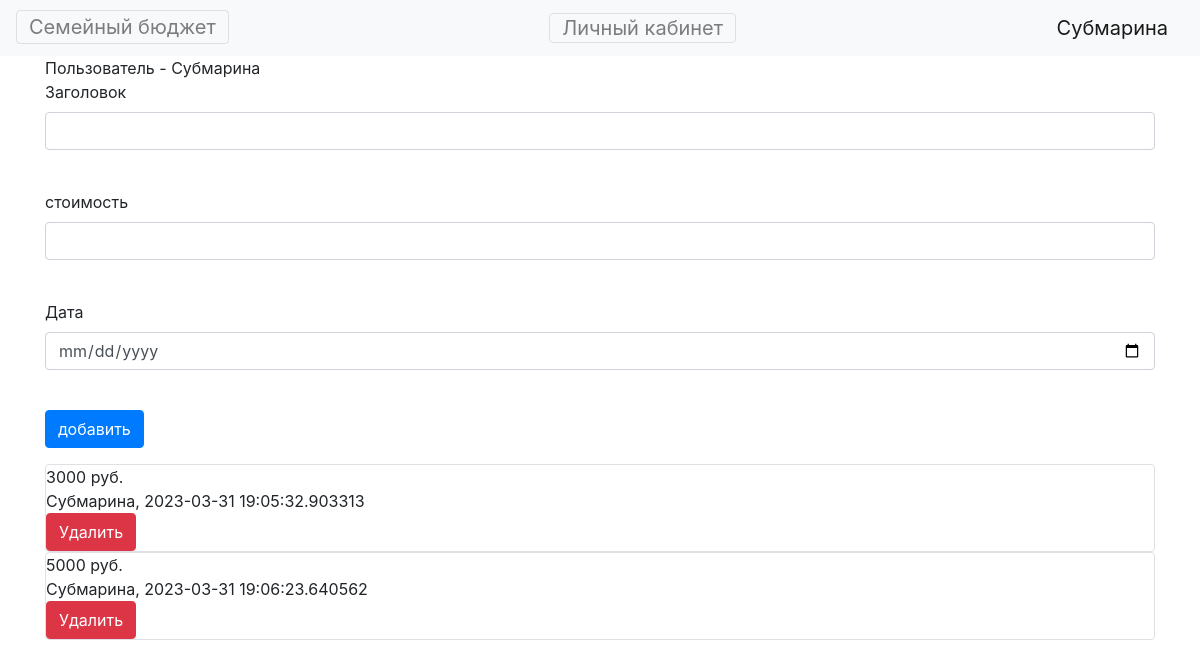
/lms (signed in), run on an earlier commit of the app's database.
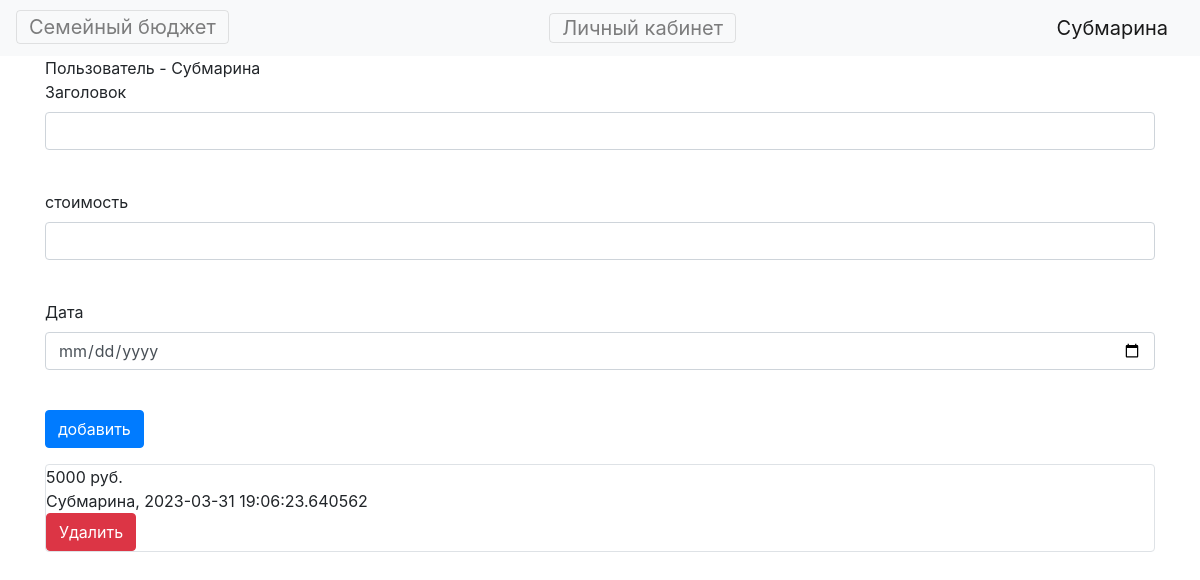
And on a later commit of the database.
### data/expenses.py (models this page shows, shortened)
class Expenses(SqlAlchemyBase):
    __tablename__ = 'expenses'
    id = sqlalchemy.Column(sqlalchemy.Integer,
                           primary_key=True, autoincrement=True)
    title = sqlalchemy.Column(sqlalchemy.String, nullable=True)
    money = sqlalchemy.Column(sqlalchemy.Integer, nullable=False)
    created_date = sqlalchemy.Column(sqlalchemy.DateTime,
                                     default=datetime.datetime.now)
    user_id = sqlalchemy.Column(sqlalchemy.Integer,
                                sqlalchemy.ForeignKey("users.id"))
    user = orm.relationship('User')

### data/users.py (models this page shows, shortened)
class User(SqlAlchemyBase, UserMixin):
    __tablename__ = 'users'
    id = sqlalchemy.Column(sqlalchemy.Integer,
                           primary_key=True, autoincrement=True)
    name = sqlalchemy.Column(sqlalchemy.String, nullable=True)
    email = sqlalchemy.Column(sqlalchemy.String,
                              index=True, unique=True, nullable=True)
    hashed_password = sqlalchemy.Column(sqlalchemy.String, nullable=True)
    created_date = sqlalchemy.Column(sqlalchemy.DateTime,
                                     default=datetime.datetime.now)
    expenses = orm.relationship("Expenses", back_populates='user')

### main.py (the view, shortened to what this page needs)
@app.route("/lms", methods=['GET', 'POST'])
def lms():
    form = ExpenseForm()
    if current_user.is_authenticated:
        db_sess = db_session.create_session()
        expenses = db_sess.query(Expenses).filter(Expenses.user == current_user)
    return render_template("lms.html", expenses=expenses, form=form)

### forms/expensesform.py
class ExpenseForm(FlaskForm):
    title = StringField('Заголовок', validators=[DataRequired()])
    money = IntegerField("стоимость")
    created_date = DateField("Дата", format="%Y-%m-%d")
    submit = SubmitField('добавить')

### data/db_session.py (called while the page is built)
def create_session() -> Session:
    global __factory
    return __factory()

### main.py (called while the page is built)
@login_manager.user_loader
def load_user(user_id):
    db_sess = db_session.create_session()
    return db_sess.query(User).get(user_id)

### templates/lms.html (shortened to what this page needs)
{% extends "base.html" %}
{% block content %}
    <div>Пользователь - {{current_user.name}}</div>
<form action="" method="post">
    <p>
        {{ form.title.label }}<br>
        {{ form.title(class="form-control") }}<br>
    </p>
    <p>
        {{ form.money.label }}<br>
        {{ form.money(class="form-control") }}<br>
    </p>
    <p>
        {{ form.created_date.label }}<br>
        {{ form.created_date(class="form-control") }}<br>
    <p>
{% if current_user.is_authenticated %}
    <p>{{ form.submit(type="submit", class="btn btn-primary") }}</p>
{% endif %}
</form>
        {% for item in expenses%}
        <div class="col-md6 border rounded">
        <div>
            {{item.money}} руб.
        </div>
        <div>
            {{item.user.name}}, {{item.created_date}}
        </div>
            <a href="/news_delete/{{ item.id }}" class="btn btn-danger">
            Удалить
        </a>
        </div>
    {% endfor %}
{% endblock %}

What changed in the data, as far as the page shows it:
removed Expenses: money "3000", user.name "Субмарина", created_date "2023-03-31 19:05:32.903313"
